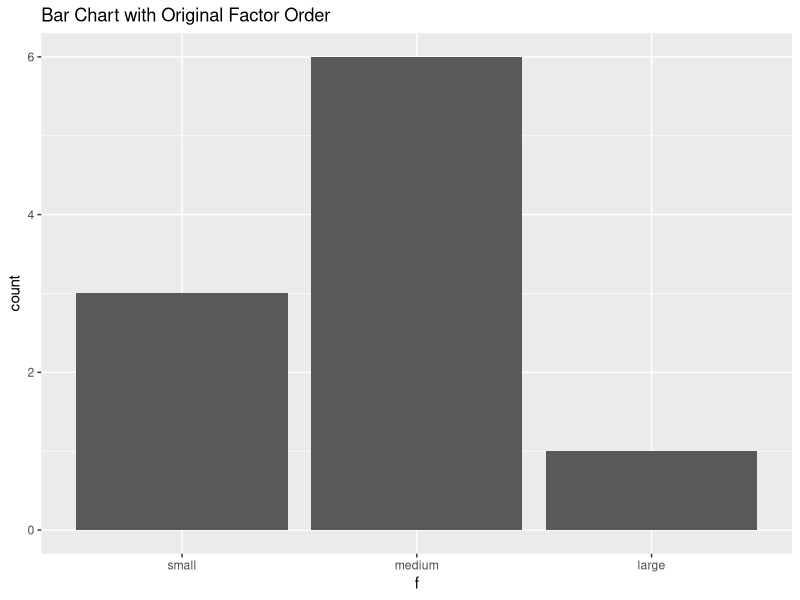
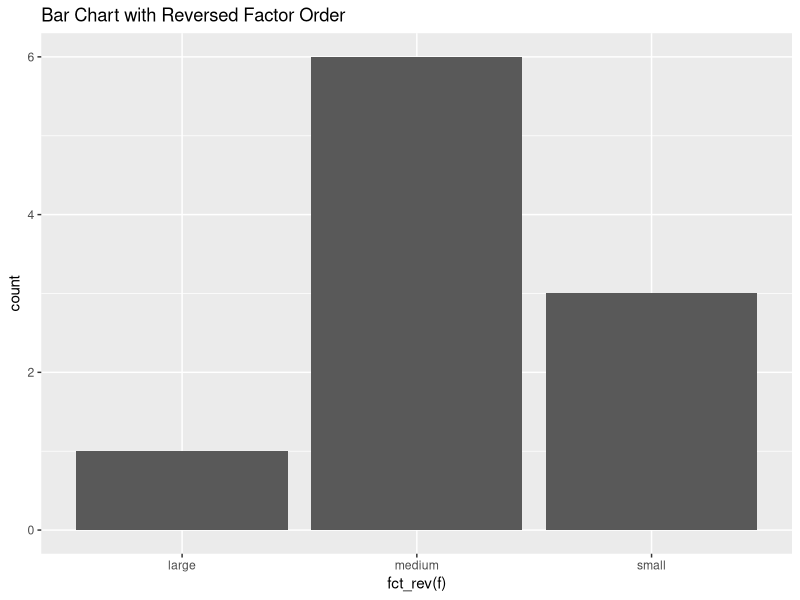
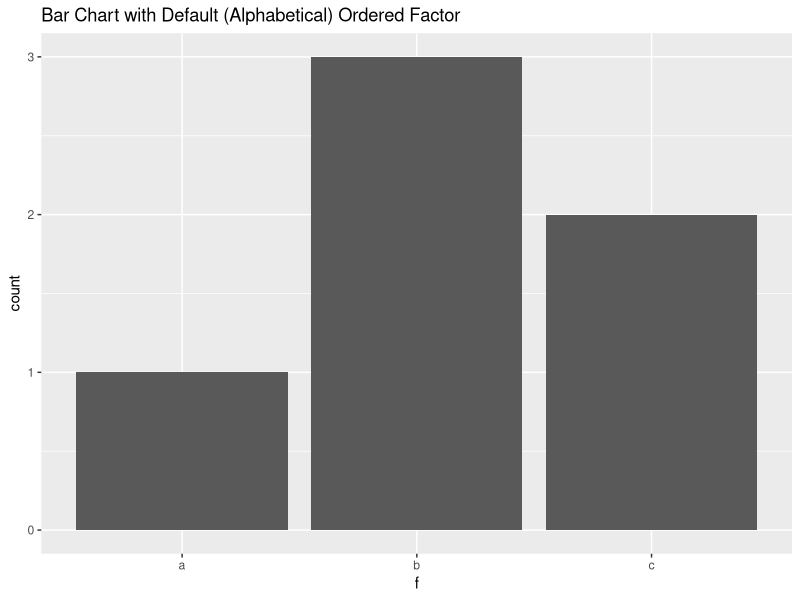
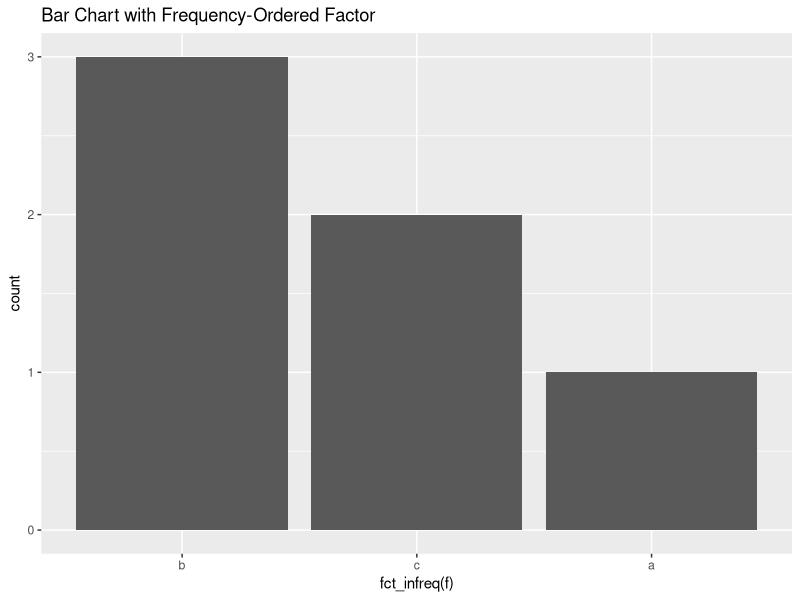
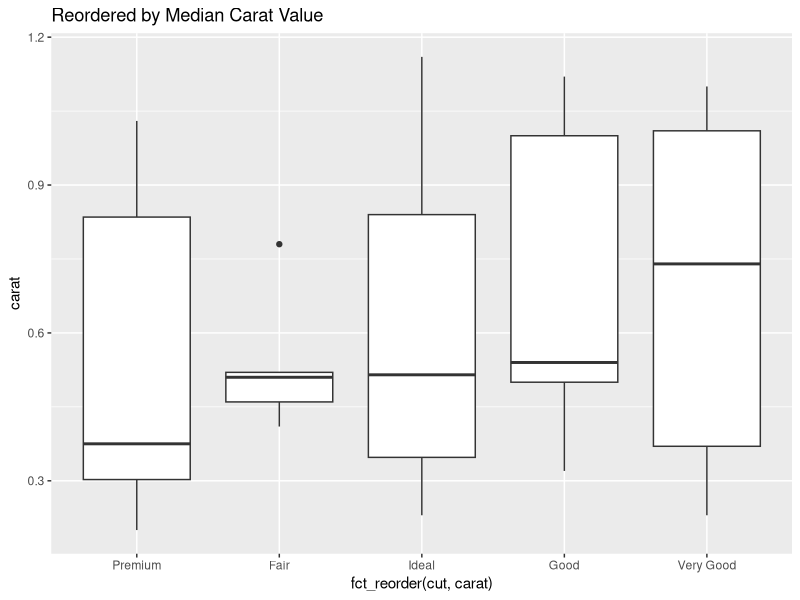
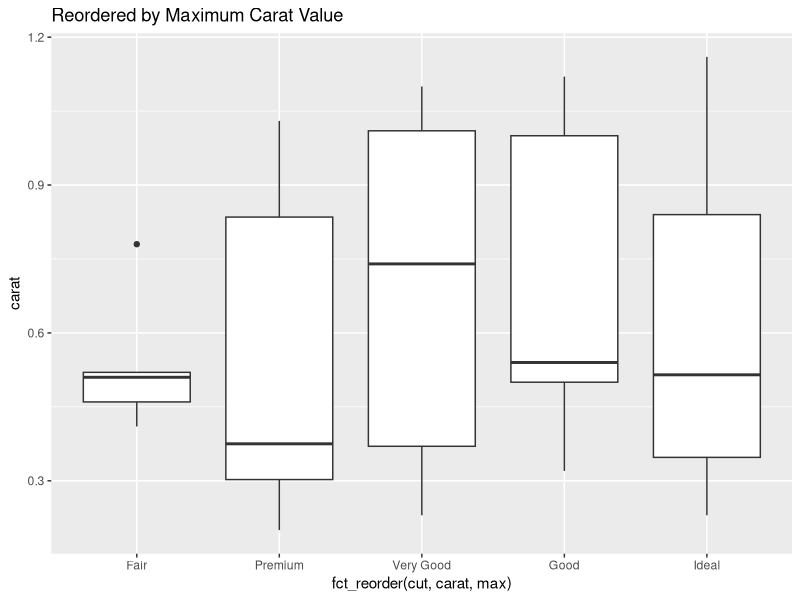
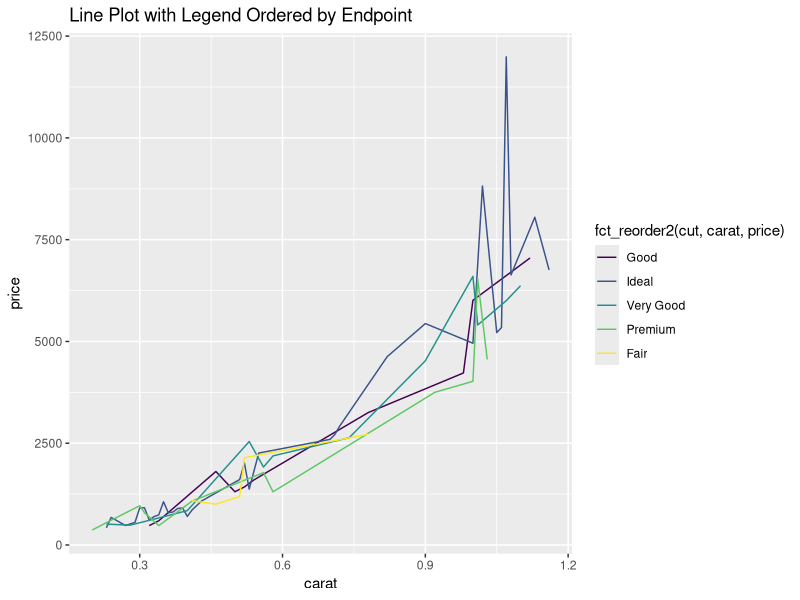

The R source for these figures, in order:
## ---- chunk 1
#| label: setup
#| include: false

library(tidyverse)
set.seed(123)
## ---- chunk 2
#| label: factor-structure

f <- factor(c("low", "medium", "high", "medium", "low"))

typeof(f)
str(f)
## ---- chunk 3
#| label: factor-vs-string-small-define

# Small scale 
small_strings <- c(
    "low", "medium", 
    "high", "medium", "low")
small_factor <- factor(small_strings)

## ---- chunk 4
#| label: factor-vs-string-small-compare

# Strings: ~.3 KB
object.size(small_strings) 

# Factor: ~.7 KB - negligibly larger
object.size(small_factor) 
## ---- chunk 5
#| label: factor-vs-string-large-define

# Larger scale
big_strings <- rep(c(
    "low", "medium", "high"), 
    length.out = 10000) # repeat to length 10,000
big_factors <- factor(big_strings)

## ---- chunk 6
#| label: factor-vs-string-larger-compare

# Strings: ~80.2 KB
object.size(big_strings)  

# Factor:  ~40.6 KB - ~50% smaller
object.size(big_factors)  
## ---- chunk 7
#| label: factor-vs-string-long-strings-define

# Long strings
long_strings <- rep(c(
    "Dissatisfied, very dissatisfied, or extremely dissatisfied", 
    "Not at all dissatisfied, somewhat dissatisfied, or a little dissatisfied", 
    "Neutral and/or no response given"), 
    length.out = 2000) # repeat to length 2,000
long_factors <- factor(long_strings)
## ---- chunk 8
#| label: factor-vs-string-long-strings-compare

# Strings: ~8.4 KB
object.size(long_strings) 

# Factor: ~4.8 KB - ~50% smaller
object.size(long_factors)  
## ---- chunk 9
#| label: base-r-factors

f <- factor(c("low", "medium", "high", "medium", "low"))

levels(f)  # View levels
nlevels(f) # Count levels
as.character(f)  # Convert to strings
as.numeric(f)  # Get underlying integers
## ---- chunk 10
#| label: create-factors-factor

# Using factor()
f1 <- factor(c("low", "medium", "high", "medium", "low"))
levels(f1)  # Alphabetical order
as.numeric(f1)  # high=1, low=2, medium=3
## ---- chunk 11
#| label: create-factors-as-factor

# Using as_factor() from forcats
f2 <- as_factor(c("low", "medium", "high", "medium", "low"))
levels(f2)  # Order of appearance
as.numeric(f2)  # low=1, medium=2, high=3
## ---- chunk 12
#| label: specify-levels-factor

x <- c("B", "A", "C", "A", "B")
f <- factor(x, levels = c("C", "B", "A"))
f
levels(f)  # Custom order
## ---- chunk 13
#| label: specify-labels-define

x <- c("B", "A", "C", "A", "B")
## ---- chunk 14
#| label: specify-levels-only

f_levels_only <- factor(x, 
    levels = c("C", "B", "A"))

f_levels_only # Custom order, default labels
levels(f_levels_only)  

## ---- chunk 15
#| label: specify-with-labels

f_with_labels <- factor(x, 
    levels = c("C", "B", "A"), 
    labels = c("Gamma", "Beta", "Alpha"))
f_with_labels # Custom order & labels

## ---- chunk 16
#| label: ordered-factors-argument

sizes_unordered <- factor(
    c("medium", "small", "large", "small", "medium"),
    levels = c("small", "medium", "large"),
    ordered = TRUE)
sizes_unordered
levels(sizes_unordered)
as.numeric(sizes_unordered) 
## ---- chunk 17
#| label: ordered-factors-direct

sizes_ordered <- ordered(
    c("medium", "small", "large", "small", "medium"),
    levels = c("small", "medium", "large"))
sizes_ordered
levels(sizes_ordered)
as.numeric(sizes_ordered) 

## ---- chunk 18
#| label: unordered-factor-order

sizes_unordered <- factor(
    c("medium", "small", "large", "small", "medium"),
    levels = c("small", "medium", "large"),
    ordered = FALSE)

sizes_unordered

## ---- chunk 19
#| label: unordered-factor-comparisons
#| warning: false

sizes_unordered[1] < sizes_unordered[3]  
sizes_unordered[2] > sizes_unordered[4]  
sizes_unordered[2] == sizes_unordered[4] 
## ---- chunk 20
#| label: ordered-factor-order

sizes_ordered <- factor(
    c("medium", "small", "large", "small", "medium"),
    levels = c("small", "medium", "large"),
    ordered = TRUE) # or use ordered() function

sizes_ordered


## ---- chunk 21
#| label: ordered-factor-comparisons
#| warning: false

sizes_ordered[1] < sizes_ordered[3]  
sizes_ordered[2] > sizes_ordered[4]  
sizes_ordered[2] == sizes_ordered[4] 
## ---- chunk 22
#| label: create-factor-inspect
x <- factor(c("medium", "high", "low", "high", "high", "medium"))
## ---- chunk 23
#| label: inspect-levels-base

levels(x) # character vector
nlevels(x) # integer count
## ---- chunk 24
#| label: inspect-levels-forcats
fct_unique(x) # factor of levels
fct_count(x) # tibble of lvl & ct.
## ---- chunk 25
#| label: combine-factors-define

f1 <- factor(c("a", "c"))
f2 <- factor(c("b", "a"))
## ---- chunk 26
#| label: combine-factors-fct-c

f_combined <- fct_c(f1, f2)

f1
f2
f_combined

## ---- chunk 27
#| label: combine-factors-fct-unify

unified_list <- list(f1, f2)
f_unified <- fct_unify(unified_list)

f_unified

## ---- chunk 28
#| label: manual-reordering-create
#| output-location: column

f <- factor(c("medium", "low", "high", "medium", "low"))
f # Current order
## ---- chunk 29
#| label: manual-reordering-move-front

# Move "low" to front
fct_relevel(f, "low")  
## ---- chunk 30
#| label: manual-reordering-relative-position

# Move "medium" before "high"
fct_relevel(f, "medium", "high")  
## ---- chunk 31
#| label: manual-reordering-absolute-position

# Move "high" after first level
fct_relevel(f, "high", after = 1)  

# Move "low" to last position
fct_relevel(f, "low", after = Inf)
## ---- chunk 32
#| label: reverse-order-create

f <- factor(c("large", "small", "medium", "medium", 
    "small", "medium", "small", "medium", "medium", "medium"), 
    levels = c("small", "medium", "large"))
f
## ---- chunk 33
#| label: reverse-order-rev
fct_rev(f)
## ---- chunk 34
ggplot(data.frame(f), aes(x = f)) + 
  geom_bar() +
  labs(title = "Bar Chart with Original Factor Order")
## ---- chunk 35
ggplot(data.frame(f), aes(x = fct_rev(f))) +
  geom_bar() +
  labs(title = "Bar Chart with Reversed Factor Order")
## ---- chunk 36
#| label: reorder-by-appearance-create
#| output-location: column

f <- factor(c("b", "b", "a", "c", "c", "c"))
f
## ---- chunk 37
#| label: reorder-by-appearance-inorder

fct_inorder(f)
## ---- chunk 38
f <- as_factor(c("b", "b", "a", "c", "c", "c"))
f
## ---- chunk 39
#| label: reorder-by-frequency-create
f <- factor(c("b", "b", "a", "c", "c", "c"))
f
## ---- chunk 40
fct_infreq(f)
## ---- chunk 41
#| label: bar-chart-factor-create

f <- factor(c("b", "b", "b", "a", "c", "c"))
## ---- chunk 42
#| label: bar-chart-default-ordered

ggplot(data.frame(f), aes(x = f)) +
  geom_bar() +
  labs(title = 
          "Bar Chart with Default (Alphabetical) Ordered Factor")
## ---- chunk 43
#| label: bar-chart-infreq-ordered

ggplot(data.frame(f), aes(x = fct_infreq(f))) +
  geom_bar() +
  labs(title = 
          "Bar Chart with Frequency-Ordered Factor")
## ---- chunk 44
#| label: create-small-diamonds
#| include: false

diamonds_100 <- diamonds |> 
    filter(carat < 1.2) |> 
    slice_sample(n = 100)
## ---- chunk 45
#| label: reorder-by-other-variable-median

ggplot(diamonds_100, aes(
    x = fct_reorder(cut, carat), y = carat)) +
    geom_boxplot() +
    labs(title = "Reordered by Median Carat Value")
## ---- chunk 46
#| label: reorder-by-other-variable-max

ggplot(diamonds_100, aes(
    x = fct_reorder(cut, carat, max), y = carat)) +
    geom_boxplot() +
    labs(title = "Reordered by Maximum Carat Value")
## ---- chunk 47
#| label: reorder-by-other-variable-reorder2
#| output-location: column

diamonds_100 |> 
    ggplot(aes(x = carat, y = price, 
        color = fct_reorder2(cut, carat, price))) +
    geom_line(stat = "summary", fun = mean) +
    labs(title = "Line Plot with Legend Ordered by Endpoint")
## ---- chunk 48
#| label: rename-levels-create

f <- factor(c("Low ", "Medium", "High", "Medium ", "Low", "high", "Hihg"))
f
## ---- chunk 49
f_clean <- fct_recode(f,
                      Low = "Low ",
                      Medium = "Medium ",
                      High = "high",
                      High = "Hihg")

f_clean
## ---- chunk 50
#| label: collapse-levels-create

f <- factor(c("A", "A", "B", "B", "B", "C", "C", "C", "C", "D", "E", "F", "G", "G", "G", "G", "G"))

## ---- chunk 51
#| label: collapse-levels-manual
#| output-location: column

f_collapsed <- fct_collapse(
    f,
    Group1 = c("A", "B"),
    Group2 = c("C", "D"),
    Group3 = "E")

f_collapsed
## ---- chunk 52
#| label: lump-levels-create

f <- factor(c("A", "A", "B", "B", "B", "C", "C", "C", "C", "D", "E", "F", "G", "G", "G", "G", "G"))
## ---- chunk 53
#| label: lump-levels-manual-keep

fct_other(f, keep = c("A", "B", "C"))
## ---- chunk 54
#| label: lump-levels-manual-drop

fct_other(f, drop = c("A", "B", "C"))
## ---- chunk 55
#| label: collapse-levels-create-dup

f <- factor(c("A", "A", "B", "B", "B", "C", "C", "C", "C", "D", "E", "F", "G", "G", "G", "G", "G"))

## ---- chunk 56
#| label: collapse-levels-lump-n

fct_lump_n(f, n = 3)
## ---- chunk 57
#| label: collapse-levels-lump-prop

fct_lump_prop(f, prop = 0.2)
## ---- chunk 58
#| label: collapse-levels-lump-min

fct_lump_min(f, min = 4)
## ---- chunk 59
#| label: add-levels-create

f_abc <- factor(c("A", "B", "C"))
f_abc
## ---- chunk 60
#| label: add-levels-expand

fct_expand(f, "D", "E")
## ---- chunk 61
#| label: drop-levels-create

f_abcde <- factor(c("A", "B", "C"), 
    levels = c("A", "B", "C", "D", "E"))
f_abcde

## ---- chunk 62
#| label: drop-levels-drop

fct_drop(f_abcde)
## ---- chunk 63
#| label: remove-again

fct_expand(f_abc, "D", "E") |> fct_drop()
## ---- chunk 64
#| label: drop-create-tibble
#| output-location: column

# Create a tibble with a factor variable
t <- tibble(
    f = factor(c("A", "B", "C", "D", "E")),
    i = c(1:5)
)

t
## ---- chunk 65
#| label: drop-view-factor-column
#| output-location: column

t$f
## ---- chunk 66
#| label: drop-unused-levels-filter
#| output-location: column


t_subset <- filter(t, i <= 3)
t_subset$f

## ---- chunk 67
#| label: drop-unused-levels-droplevels
#| output-location: column

fct_drop(t_subset$f)
## ---- chunk 68
#| label: handle-missing-values-create

f <- factor(c("A", "B", NA, "A", "C", NA, "B"))
f
## ---- chunk 69
#| label: handle-missing-values-na-level

fct_na_value_to_level(f)
## ---- chunk 70
#| label: handle-missing-values-named-level

fct_na_value_to_level(f, level = "(Missing)")
## ---- chunk 71
#| label: messy-categorical-data

# Create messy data
messy <- c(" Low", "medium ", "HIGH", "medium", " low", "high", NA, "Hihg")
## ---- chunk 72
#| label: cleaning-pipeline

messy |> 
    str_trim() |> 
    str_to_lower() |> 
    str_replace("hihg", "high") |> 
    factor(levels = c("low", "medium", "high"), 
        ordered = TRUE) |> 
    fct_na_value_to_level("no response")
## ---- chunk 73
#| label: model-reference-level-default

summary(
    lm(mpg ~ factor(cyl), data = mtcars)
)
## ---- chunk 74
#| label: model-reference-level-reverse

summary(
    lm(mpg ~ fct_rev(factor(cyl)), data = mtcars)
)
